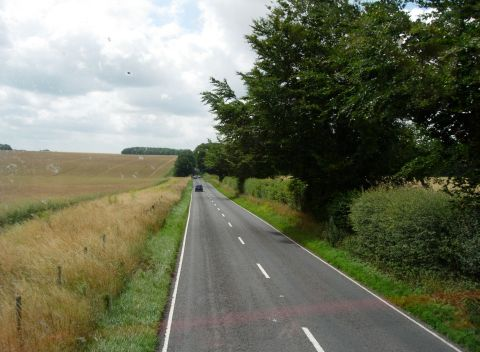
//> input picture learning-opencv3/resources/road.jpg, 480 x 352 px
$ ./hough   (built with g++ and OpenCV 4)
//> lines starting //> are read from the running program, lines starting //| are printed output that depends on the picture; after the words box and inside, x2 and y2 are one past the last pixel; in counts of white or black regions, pixels touching at a corner belong together
#include <opencv2/core.hpp>
#include <opencv2/highgui.hpp>
#include <opencv2/imgproc.hpp>

#include <cmath>
#include <vector>
#include <iostream>

int main()
{
    cv::Mat image = cv::imread("../resources/road.jpg", 0);
//> image: 352 rows x 480 cols, CV_8UC1; min 0, max 255, mean 111
    cv::imshow("Original Image", image);

    cv::Mat edges;
    cv::Canny(image, edges, 125, 350);
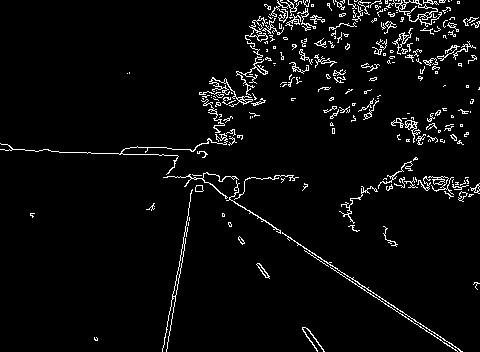
//> edges: 352 rows x 480 cols, CV_8UC1; 4.1% white in thin lines or dots
    cv::imshow("Edges", edges);

    cv::Mat result = image.clone();

    // SHT: Standard Hough Transform
    std::vector<cv::Vec2f> lines;
    cv::HoughLines(edges,       // Input single channel image
                   lines,       // N-by-1 two-channel array
                   1,           // rho resolution (pixels)
                   M_PI / 180,  // theta resolution (radians)
                   60);         // Unnormalized accumulator threshold
//> lines = 99 lines (rho, theta), first 12: [42, 2.15], [35, 2.16], [224, 0.17], [45, 2.15], [149, 1.61], [226, 0.19], [219, 0.16], [222, 0.17], [52, 2.13], [28, 2.18], [230, 0.21], [168, 1.61]

    std::cout << "SHT Found " << lines.size() << " line(s)" << std::endl;
//| SHT Found 99 line(s)
    for (auto it = lines.begin(); it != lines.end(); ++it) {
        double rho   = (*it)[0];
        double theta = (*it)[1];

        cv::Point p1, p2;
        if (theta < M_PI / 4 || theta > 3 * M_PI / 4) {
            p1 = cv::Point(rho / cos(theta), 0);
            p2 = cv::Point((rho - result.rows * sin(theta)) / cos(theta), result.rows);
        } else {
            p1 = cv::Point(0, rho / sin(theta));
            p2 = cv::Point(result.cols, (rho - result.cols * cos(theta)) / sin(theta));
        }

        cv::line(result, p1, p2, cv::Scalar::all(255), 1);
    }
//> this loop made 99 passes
//> (rho, theta, p1, p2) on passes 1 to 12: (42, 2.15, Point(0, 50), Point(480, 361)), (35, 2.16, Point(0, 42), Point(480, 365)), (224, 0.175, Point(227, 0), Point(165, 352)), (45, 2.15, Point(0, 53), Point(480, 365)), (149, 1.61, Point(0, 149), Point(480, 165)), (226, 0.192, Point(230, 0), Point(161, 352)), (219, 0.157, Point(221, 0), Point(165, 352)), (222, 0.175, Point(225, 0), Point(163, 352)), (52, 2.13, Point(0, 61), Point(480, 361)), (28, 2.18, Point(0, 34), Point(480, 370)), (230, 0.209, Point(235, 0), Point(160, 352)), (168, 1.61, Point(0, 168), Point(480, 184))
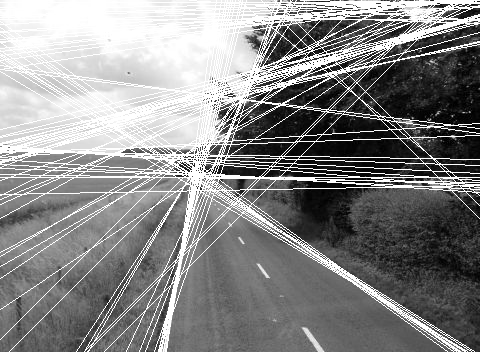
//> result: 352 rows x 480 cols, CV_8UC1; min 0, max 255, mean 135.1
    cv::imshow("SHT Lines", result);

    // MHT: Multiscale Hough Transform
    cv::HoughLines(edges,
                   lines,
                   1,
                   M_PI / 180,
                   60,
                   10,
                   10 * M_PI / 180);

    std::cout << "MHT Found " << lines.size() << " line(s)" << std::endl;
//| MHT Found 99 line(s)
    image.copyTo(result);

    for (auto it = lines.begin(); it != lines.end(); ++it) {
        double rho   = (*it)[0];
        double theta = (*it)[1];

        cv::Point p1, p2;
        if (theta < M_PI / 4 || theta > 3 * M_PI / 4) {
            p1 = cv::Point(rho / cos(theta), 0);
            p2 = cv::Point((rho - result.rows * sin(theta)) / cos(theta), result.rows);
        } else {
            p1 = cv::Point(0, rho / sin(theta));
            p2 = cv::Point(result.cols, (rho - result.cols * cos(theta)) / sin(theta));
        }

        cv::line(result, p1, p2, cv::Scalar::all(255), 1);
    }
    cv::imshow("MHT Lines", result);

    // PPHT: progressive probabilistic Hough transform
    std::vector<cv::Vec4i> lines2;
    cv::HoughLinesP(edges,          // Input single channel image
                    lines2,         // N-by-1 4-channel array
                    1,              // rho resolution (pixels)
                    M_PI / 180,     // theta resolution (radians)
                    60,             // Unnormalized accumulator threshold
                    10,             // required line length
                    20);            // required line separation
//> lines2 = 33 lines (x1, y1, x2, y2), first 8: [149, 147, 452, 344], [305, 251, 455, 349], [167, 343, 189, 217], [0, 149, 177, 155], [208, 112, 215, 79], [151, 147, 291, 238], [207, 104, 212, 77], [188, 175, 294, 179]

    std::cout << "PPHT found " << lines2.size() << " line(s)" << std::endl;
//| PPHT found 33 line(s)
    image.copyTo(result);

    for (auto it = lines2.begin(); it != lines2.end(); ++it) {
        cv::line(result, cv::Point((*it)[0], (*it)[1]), cv::Point((*it)[2], (*it)[3]),
                 cv::Scalar::all(255), 1);
    }
//> this loop made 33 passes
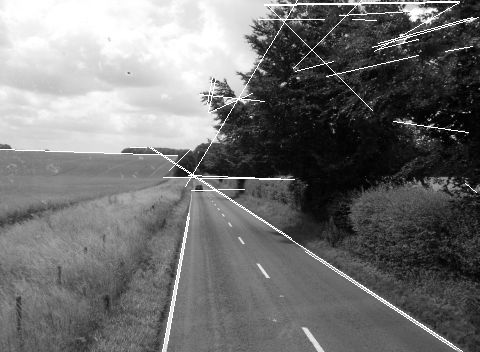
//> result: 352 rows x 480 cols, CV_8UC1; min 0, max 255, mean 113.7
    cv::imshow("PPHT Lines", result);

    // HoughCircles
    image = cv::imread("../resources/chariot.jpg", 0);
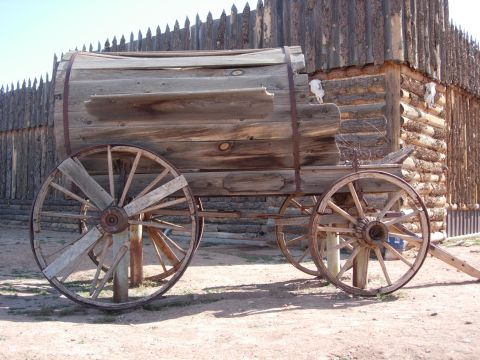
//> input picture learning-opencv3/resources/chariot.jpg, 480 x 360 px
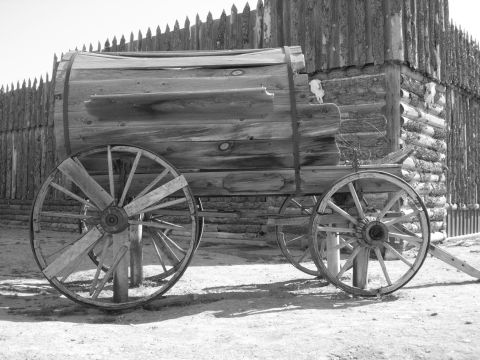
//> image: 360 rows x 480 cols, CV_8UC1; min 10, max 255, mean 139.5
    cv::imshow("HoughCircles Original Image", image);

    cv::GaussianBlur(image, image, cv::Size(5, 5), 1.5);
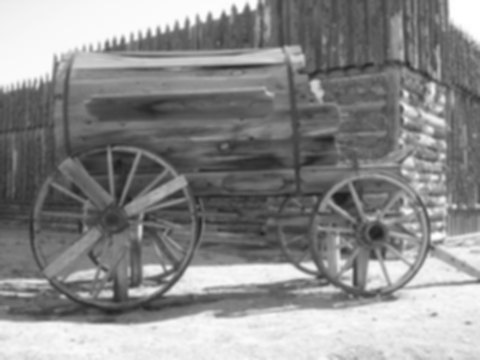
//> image: 360 rows x 480 cols, CV_8UC1; min 28, max 255, mean 139.5

    std::vector<cv::Vec3f> circles;
    cv::HoughCircles(image,                 // Input single channel image
                     circles,               // N-by-1 3-channel or vector of Vec3f
                     cv::HOUGH_GRADIENT,    // Always cv::HOUGH_GRADIENT
                     2,                     // accumulator resolution (ratio)
                     50,                    // Required sepration (between lines)
                     200,                   // Upper Canny threshold
                     100,                   // Unnormalized accumulator threshold
                     25,                    // Smallest radius to consider
                     100);                  // Largest radius to consider
//> circles = 2 circles (x, y, radius): [369, 235, 61.4], [109, 227, 81]

    std::cout << "Found " << circles.size() << " circle(s)" << std::endl;
//| Found 2 circle(s)

    for (auto it = circles.begin(); it != circles.end(); ++it) {
        cv::circle(image, cv::Point((*it)[0], (*it)[1]), (*it)[2], cv::Scalar::all(255), 2);
    }
//> this loop made 2 passes
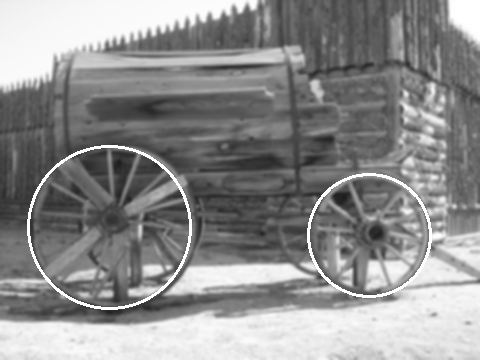
//> image: 360 rows x 480 cols, CV_8UC1; 1.57% of pixels changed, all inside (x1, y1, x2, y2) = (27, 145, 432, 310)
    cv::imshow("Hough Circles", image);

    cv::waitKey();
    return 0;
}
